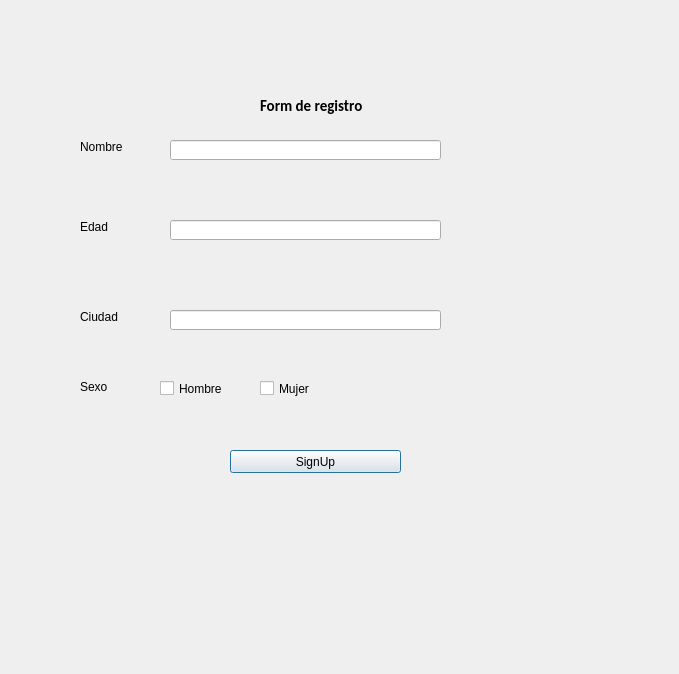
<?xml version="1.0" encoding="UTF-8"?>
<ui version="4.0">
 <class>Dialog</class>
 <widget class="QDialog" name="Dialog">
  <property name="geometry">
   <rect>
    <x>0</x>
    <y>0</y>
    <width>679</width>
    <height>674</height>
   </rect>
  </property>
  <property name="windowTitle">
   <string>Dialog</string>
  </property>
  <widget class="QLabel" name="label">
   <property name="geometry">
    <rect>
     <x>260</x>
     <y>90</y>
     <width>121</width>
     <height>31</height>
    </rect>
   </property>
   <property name="font">
    <font>
     <family>Calibri</family>
     <pointsize>11</pointsize>
     <weight>75</weight>
     <bold>true</bold>
    </font>
   </property>
   <property name="text">
    <string>Form de registro</string>
   </property>
  </widget>
  <widget class="QLabel" name="label_2">
   <property name="geometry">
    <rect>
     <x>80</x>
     <y>140</y>
     <width>47</width>
     <height>13</height>
    </rect>
   </property>
   <property name="text">
    <string>Nombre</string>
   </property>
  </widget>
  <widget class="QLabel" name="label_3">
   <property name="geometry">
    <rect>
     <x>80</x>
     <y>220</y>
     <width>47</width>
     <height>13</height>
    </rect>
   </property>
   <property name="text">
    <string>Edad</string>
   </property>
  </widget>
  <widget class="QLabel" name="label_4">
   <property name="geometry">
    <rect>
     <x>80</x>
     <y>310</y>
     <width>47</width>
     <height>13</height>
    </rect>
   </property>
   <property name="text">
    <string>Ciudad</string>
   </property>
  </widget>
  <widget class="QLineEdit" name="lineEdit">
   <property name="geometry">
    <rect>
     <x>170</x>
     <y>140</y>
     <width>271</width>
     <height>20</height>
    </rect>
   </property>
  </widget>
  <widget class="QLineEdit" name="lineEdit_2">
   <property name="geometry">
    <rect>
     <x>170</x>
     <y>220</y>
     <width>271</width>
     <height>20</height>
    </rect>
   </property>
  </widget>
  <widget class="QLineEdit" name="lineEdit_3">
   <property name="geometry">
    <rect>
     <x>170</x>
     <y>310</y>
     <width>271</width>
     <height>20</height>
    </rect>
   </property>
  </widget>
  <widget class="QLabel" name="label_5">
   <property name="geometry">
    <rect>
     <x>80</x>
     <y>380</y>
     <width>47</width>
     <height>13</height>
    </rect>
   </property>
   <property name="text">
    <string>Sexo</string>
   </property>
  </widget>
  <widget class="QCheckBox" name="checkBox">
   <property name="geometry">
    <rect>
     <x>160</x>
     <y>380</y>
     <width>70</width>
     <height>17</height>
    </rect>
   </property>
   <property name="text">
    <string>Hombre</string>
   </property>
  </widget>
  <widget class="QCheckBox" name="checkBox_2">
   <property name="geometry">
    <rect>
     <x>260</x>
     <y>380</y>
     <width>70</width>
     <height>17</height>
    </rect>
   </property>
   <property name="text">
    <string>Mujer</string>
   </property>
  </widget>
  <widget class="QPushButton" name="pushButton">
   <property name="geometry">
    <rect>
     <x>230</x>
     <y>450</y>
     <width>171</width>
     <height>23</height>
    </rect>
   </property>
   <property name="text">
    <string>SignUp</string>
   </property>
  </widget>
 </widget>
 <resources/>
 <connections/>
</ui>
